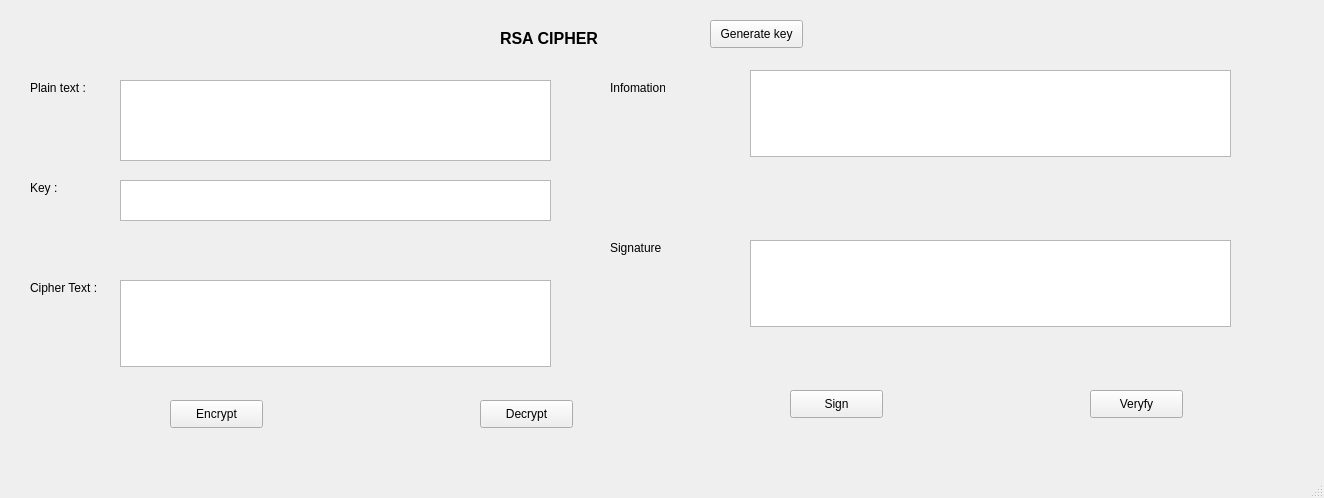
<?xml version="1.0" encoding="UTF-8"?>
<ui version="4.0">
 <class>MainWindow</class>
 <widget class="QMainWindow" name="MainWindow">
  <property name="geometry">
   <rect>
    <x>0</x>
    <y>0</y>
    <width>1324</width>
    <height>498</height>
   </rect>
  </property>
  <property name="windowTitle">
   <string>MainWindow</string>
  </property>
  <widget class="QWidget" name="centralwidget">
   <widget class="QTextEdit" name="textEdit_2">
    <property name="geometry">
     <rect>
      <x>120</x>
      <y>180</y>
      <width>431</width>
      <height>41</height>
     </rect>
    </property>
   </widget>
   <widget class="QLabel" name="label">
    <property name="geometry">
     <rect>
      <x>500</x>
      <y>30</y>
      <width>181</width>
      <height>16</height>
     </rect>
    </property>
    <property name="font">
     <font>
      <family>Arial</family>
      <pointsize>12</pointsize>
      <weight>75</weight>
      <bold>true</bold>
     </font>
    </property>
    <property name="text">
     <string>RSA CIPHER</string>
    </property>
   </widget>
   <widget class="QLabel" name="label_3">
    <property name="geometry">
     <rect>
      <x>30</x>
      <y>180</y>
      <width>55</width>
      <height>16</height>
     </rect>
    </property>
    <property name="text">
     <string>Key :</string>
    </property>
   </widget>
   <widget class="QTextEdit" name="textEdit_3">
    <property name="geometry">
     <rect>
      <x>120</x>
      <y>280</y>
      <width>431</width>
      <height>87</height>
     </rect>
    </property>
   </widget>
   <widget class="QLabel" name="label_2">
    <property name="geometry">
     <rect>
      <x>30</x>
      <y>80</y>
      <width>61</width>
      <height>16</height>
     </rect>
    </property>
    <property name="text">
     <string>Plain text :</string>
    </property>
   </widget>
   <widget class="QLabel" name="label_4">
    <property name="geometry">
     <rect>
      <x>30</x>
      <y>280</y>
      <width>101</width>
      <height>16</height>
     </rect>
    </property>
    <property name="text">
     <string>Cipher Text :</string>
    </property>
   </widget>
   <widget class="QPushButton" name="pushButton">
    <property name="geometry">
     <rect>
      <x>170</x>
      <y>400</y>
      <width>93</width>
      <height>28</height>
     </rect>
    </property>
    <property name="text">
     <string>Encrypt</string>
    </property>
   </widget>
   <widget class="QPushButton" name="pushButton_2">
    <property name="geometry">
     <rect>
      <x>480</x>
      <y>400</y>
      <width>93</width>
      <height>28</height>
     </rect>
    </property>
    <property name="text">
     <string>Decrypt</string>
    </property>
   </widget>
   <widget class="QTextEdit" name="textEdit">
    <property name="geometry">
     <rect>
      <x>120</x>
      <y>80</y>
      <width>431</width>
      <height>81</height>
     </rect>
    </property>
   </widget>
   <widget class="QPushButton" name="pushButton_3">
    <property name="geometry">
     <rect>
      <x>710</x>
      <y>20</y>
      <width>93</width>
      <height>28</height>
     </rect>
    </property>
    <property name="text">
     <string>Generate key</string>
    </property>
   </widget>
   <widget class="QLabel" name="label_5">
    <property name="geometry">
     <rect>
      <x>610</x>
      <y>80</y>
      <width>55</width>
      <height>16</height>
     </rect>
    </property>
    <property name="text">
     <string>Infomation :</string>
    </property>
   </widget>
   <widget class="QLabel" name="label_6">
    <property name="geometry">
     <rect>
      <x>610</x>
      <y>240</y>
      <width>55</width>
      <height>16</height>
     </rect>
    </property>
    <property name="text">
     <string>Signature :</string>
    </property>
   </widget>
   <widget class="QTextEdit" name="textEdit_4">
    <property name="geometry">
     <rect>
      <x>750</x>
      <y>70</y>
      <width>481</width>
      <height>87</height>
     </rect>
    </property>
   </widget>
   <widget class="QTextEdit" name="textEdit_5">
    <property name="geometry">
     <rect>
      <x>750</x>
      <y>240</y>
      <width>481</width>
      <height>87</height>
     </rect>
    </property>
   </widget>
   <widget class="QPushButton" name="pushButton_4">
    <property name="geometry">
     <rect>
      <x>790</x>
      <y>390</y>
      <width>93</width>
      <height>28</height>
     </rect>
    </property>
    <property name="text">
     <string>Sign</string>
    </property>
   </widget>
   <widget class="QPushButton" name="pushButton_5">
    <property name="geometry">
     <rect>
      <x>1090</x>
      <y>390</y>
      <width>93</width>
      <height>28</height>
     </rect>
    </property>
    <property name="text">
     <string>Veryfy</string>
    </property>
   </widget>
  </widget>
  <widget class="QMenuBar" name="menubar">
   <property name="geometry">
    <rect>
     <x>0</x>
     <y>0</y>
     <width>1324</width>
     <height>26</height>
    </rect>
   </property>
  </widget>
  <widget class="QStatusBar" name="statusbar"/>
 </widget>
 <resources/>
 <connections/>
</ui>
